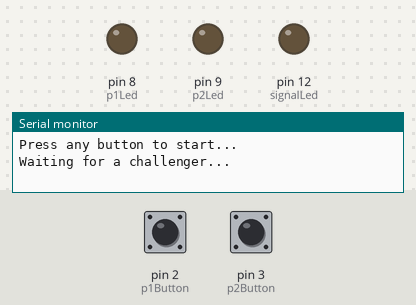
The sketch below on a simulated Arduino Uno, built with avr-gcc and run on an emulated ATmega328P. Parts: output pins drawn as LEDs (lit = HIGH), the last lines printed to the serial monitor. The inputs (shaded band) are chosen by the test bench; at power-on: pin 2 (p1Button) HIGH, pin 3 (p2Button) HIGH. Random numbers use the default seed unless the sketch sets one.

Above: at 1.2 s.
1.3 s: pin 2 (p1Button) pulled LOW for 0.15 s
4.4 s: pin 3 (p2Button) pulled LOW for 0.15 s
At 4.8 s:
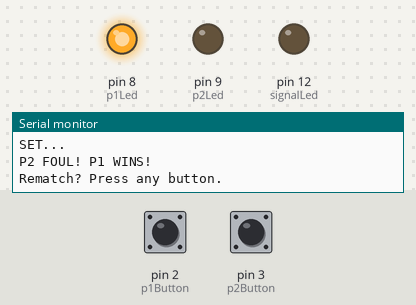
6.0 s: pin 2 (p1Button) pulled LOW for 3.2 s
At 10.9 s:
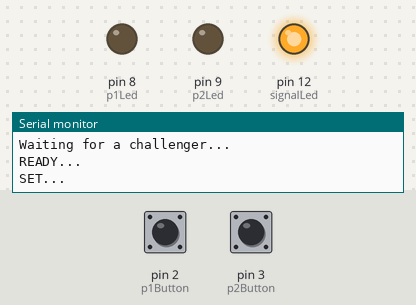
12.0 s: pin 3 (p2Button) pulled LOW for 1 s
At 13.0 s:
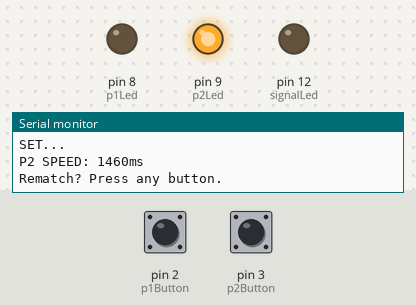
14.5 s: pin 3 (p2Button) pulled LOW for 3.2 s
At 15.3 s:
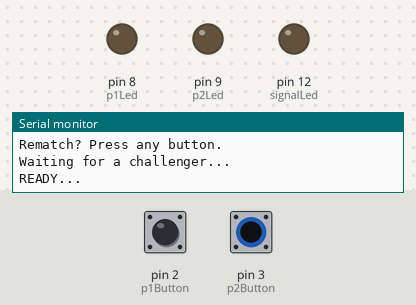
20.7 s: pin 2 (p1Button) pulled LOW for 1 s
At 22.0 s:
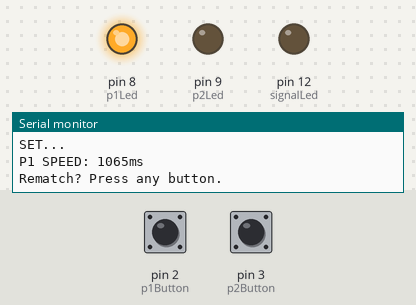
Timing chart, 0 to 23.7 s (numbered marks = the images above; inputs shaded):
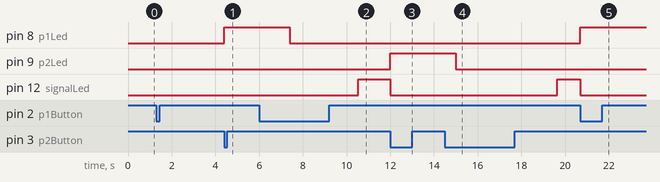

The sketch:

main.ino
```cpp
const int signalLed = 12; // The "GO" light
const int p1Led = 8;
const int p2Led = 9;
const int p1Button = 2;
const int p2Button = 3;
volatile bool p1Pressed = false;
volatile bool p2Pressed = false;
volatile unsigned long p1PressTime = 0;
volatile unsigned long p2PressTime = 0;

void setup() {
  pinMode(signalLed, OUTPUT);
  pinMode(p1Led, OUTPUT);
  pinMode(p2Led, OUTPUT);
  pinMode(p1Button, INPUT_PULLUP);
  pinMode(p2Button, INPUT_PULLUP);
  attachInterrupt(digitalPinToInterrupt(p1Button), p1Interrupted, FALLING);
  attachInterrupt(digitalPinToInterrupt(p2Button), p2Interrupted, FALLING);
  Serial.begin(9600);
  randomSeed(analogRead(0));
  // Serial.println("=== HACK CLUB VERSUS MODE ===");
  Serial.println("Press any button to start...");
}

void p1Interrupted() {
  p1PressTime = millis();
  p1Pressed = true;
}

void p2Interrupted() {
  p2PressTime = millis();
  p2Pressed = true;
}

void loop() {
  // 1. Wait for any button press to start
  Serial.println("Waiting for a challenger...");
  while (digitalRead(p1Button) == HIGH && digitalRead(p2Button) == HIGH);

  // 2. Clear all lights for the start
  digitalWrite(signalLed, LOW);
  digitalWrite(p1Led, LOW);
  digitalWrite(p2Led, LOW);

  Serial.println("\nREADY...");
  delay(1000);
  Serial.println("SET...");

  // 3. Foul Detection Wait
  unsigned long waitDuration = random(2000, 5000);
  unsigned long startWait = millis();
  bool foul = false;
  p1Pressed = false;
  p2Pressed = false;

  while (millis() - startWait < waitDuration) {
    if (p1Pressed) {
      Serial.println("P1 FOUL! P2 WINS!");
      digitalWrite(p2Led, HIGH);
      foul = true;
      break;
    }
    if (p2Pressed) {
      Serial.println("P2 FOUL! P1 WINS!");
      digitalWrite(p1Led, HIGH);
      foul = true;
      break;
    }
  }

  // 4. Race Check
  if (!foul) {
    digitalWrite(signalLed, HIGH);
    unsigned long startTime = millis();

    while (true) {
      if (p1Pressed) {
        digitalWrite(signalLed, LOW);
        digitalWrite(p1Led, HIGH);
        Serial.print("P1 SPEED: ");
        Serial.print(p1PressTime - startTime);
        Serial.println("ms");
        break;
      }
      if (p2Pressed) {
        digitalWrite(signalLed, LOW);
        digitalWrite(p2Led, HIGH);
        Serial.print("P2 SPEED: ");
        Serial.print(p2PressTime - startTime);
        Serial.println("ms");
        break;
      }
    }
  }

  // 5. End of round
  Serial.println("Rematch? Press any button.");
  delay(3000); // Give them 3 seconds to see the result
}
```

Measured:
- after the input at 4.4 s, pin 8 (p1Led): LOW → HIGH at once
- after the input at 6.0 s, pin 8 (p1Led): HIGH → LOW after 1.4 s; pin 12 (signalLed): LOW → HIGH after 4.5 s
- after the input at 12.0 s, pin 9 (p2Led): LOW → HIGH at once; pin 12 (signalLed): HIGH → LOW at once
- after the input at 14.5 s, pin 9 (p2Led): HIGH → LOW after 0.50 s; pin 12 (signalLed): LOW → HIGH after 5.1 s
- after the input at 20.7 s, pin 8 (p1Led): LOW → HIGH at once; pin 12 (signalLed): HIGH → LOW at once
